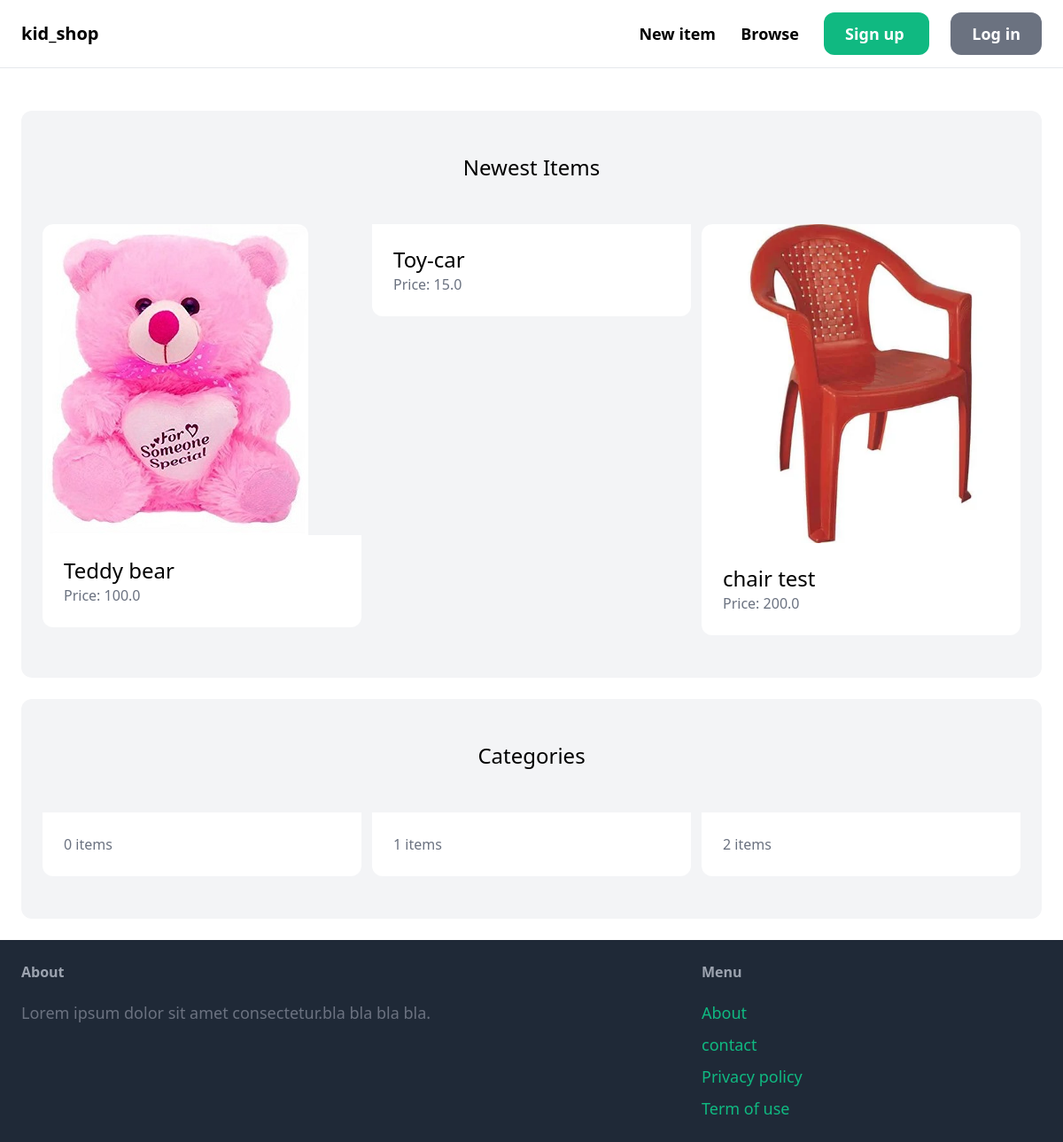
The app's page /, older data.
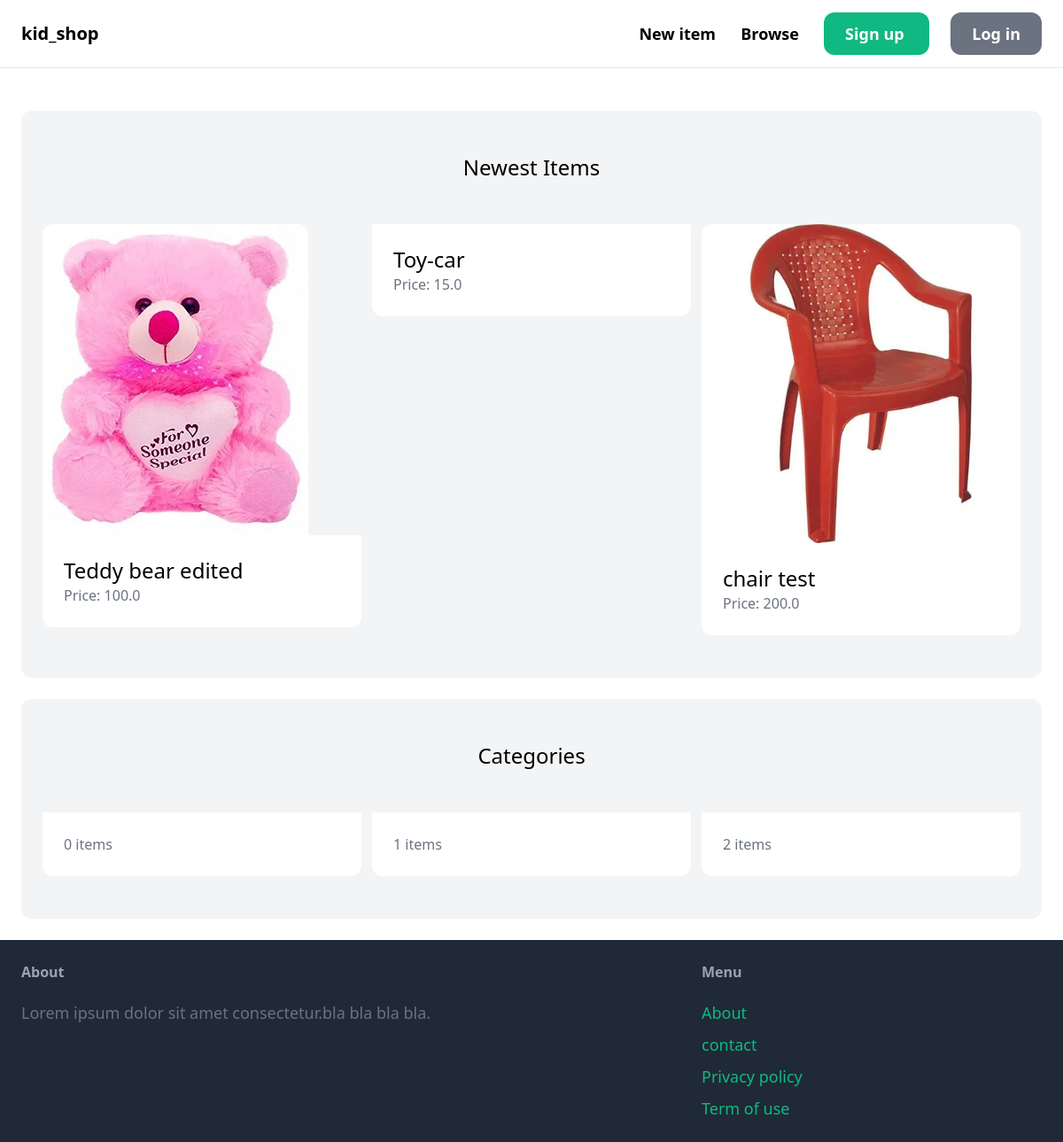
The same page, newer data.
### item/models.py (models this page shows, shortened)
class Item(models.Model):
    category = models.ForeignKey(Category, related_name='items',on_delete=models.CASCADE)
    name = models.CharField(max_length=255)
    description = models.TextField(blank=True,null=True)
    price = models.FloatField()
    image = models.ImageField(upload_to='item_images',blank=True, null=True)
    is_sold = models.BooleanField(default=False)
    created_by = models.ForeignKey(User, related_name="items",on_delete=models.CASCADE)
    created_at = models.DateTimeField(auto_now_add=True)

### core/views.py (the view)
# urls.py: path('', views.index,name='index'),
def index(request):
    items = Item.objects.filter(is_sold=False)[0:6]
    categories = Category.objects.all()
    return render(request, 'core/index.html',{
        'categories' : categories,
        'items' : items,
    })

### core/templates/core/index.html (shortened to what this page needs)
{% extends 'core/base.html' %}
{% block content %}
    <div class="mt-6 px-6 py-12 bg-gray-100 rounded-xl">
       <h2 class="mb-12 text-2xl text-center">Newest Items</h2>
       <div class="grid grid-cols-3 gap-3">
            {% for item in items %}
                <div>
                    <a href="{% url 'item:detail' item.id %}">
                        <div>
                            <img src="{{ item.image.url }}" class="rounded-t-xl"  alt="">
                        </div>
                        <div class="p-6 bg-white rounded-b-xl">
                            <h2 class="text-2xl">{{ item.name }} </h2>
                            <p class="text-gray-500">Price: {{ item.price }}</p>
                        </div>
                    </a>
                </div>
            {% endfor %}
       </div>
    </div>
    <div class="mt-6 px-6 py-12 bg-gray-100 rounded-xl">
        <h2 class="mb-12 text-2xl text-center">Categories</h2>
        <div class="grid grid-cols-3 gap-3">
            {% for category in categories %}
            <div>
                <a href="#">
                    <div class="p-6 bg-white rounded-b-xl">
                        <p class="text-gray-500">{{ category.items.count}} items</p>
                    </div>
                </a>
            </div>
            {% endfor %}
        </div>
    </div>
{% endblock  %}

Row changes from the older to the newer data that the page shows:
changed Item: name "Teddy bear" → "Teddy bear edited"
